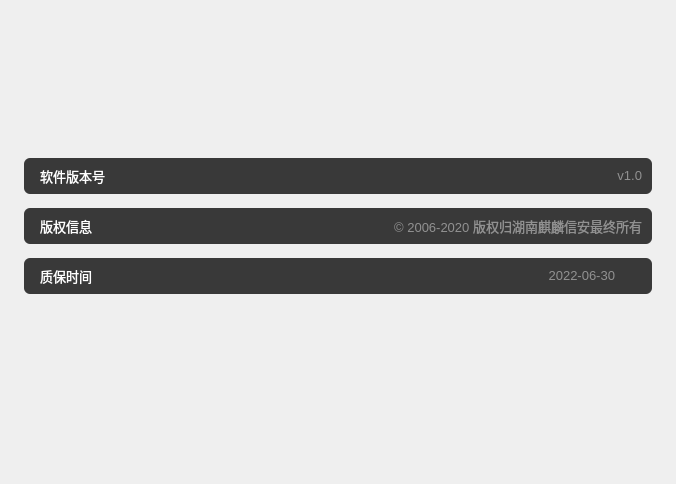
    <widget class="QWidget" name="AboutBody" native="true">
     <property name="geometry">
      <rect>
       <x>296</x>
       <y>0</y>
       <width>676</width>
       <height>484</height>
      </rect>
     </property>
     <property name="font">
      <font>
       <pointsize>10</pointsize>
      </font>
     </property>
     <property name="mouseTracking">
      <bool>true</bool>
     </property>
     <property name="styleSheet">
      <string notr="true">QWidget#AboutBody{
background-color: rgb(45, 45, 45);
border-radius: 4px;
}</string>
     </property>
     <widget class="QWidget" name="logoWidget" native="true">
      <property name="geometry">
       <rect>
        <x>274</x>
        <y>14</y>
        <width>128</width>
        <height>128</height>
       </rect>
      </property>
      <property name="styleSheet">
       <string notr="true">image: url(:/images/a128px.png);</string>
      </property>
     </widget>
     <widget class="QWidget" name="slotWidget_1" native="true">
      <property name="geometry">
       <rect>
        <x>24</x>
        <y>158</y>
        <width>628</width>
        <height>36</height>
       </rect>
      </property>
      <property name="styleSheet">
       <string notr="true">QWidget#slotWidget_1{
background-color:#393939;
border:none;
border-radius:6px;
}</string>
      </property>
      <widget class="QLabel" name="label_3">
       <property name="geometry">
        <rect>
         <x>16</x>
         <y>7</y>
         <width>91</width>
         <height>21</height>
        </rect>
       </property>
       <property name="font">
        <font>
         <pointsize>10</pointsize>
        </font>
       </property>
       <property name="styleSheet">
        <string notr="true">color:#fff;</string>
       </property>
       <property name="text">
        <string>软件版本号</string>
       </property>
      </widget>
      <widget class="QLabel" name="label_4">
       <property name="geometry">
        <rect>
         <x>567</x>
         <y>7</y>
         <width>51</width>
         <height>21</height>
        </rect>
       </property>
       <property name="font">
        <font>
         <pointsize>10</pointsize>
        </font>
       </property>
       <property name="styleSheet">
        <string notr="true">color:#919191;
</string>
       </property>
       <property name="text">
        <string>v1.0</string>
       </property>
       <property name="alignment">
        <set>Qt::AlignRight|Qt::AlignTrailing|Qt::AlignVCenter</set>
       </property>
      </widget>
     </widget>
     <widget class="QWidget" name="slotWidget_2" native="true">
      <property name="geometry">
       <rect>
        <x>24</x>
        <y>208</y>
        <width>628</width>
        <height>36</height>
       </rect>
      </property>
      <property name="styleSheet">
       <string notr="true">QWidget#slotWidget_2{
background-color:#393939;
border:none;
border-radius:6px;
}</string>
      </property>
      <widget class="QLabel" name="label_5">
       <property name="geometry">
        <rect>
         <x>16</x>
         <y>7</y>
         <width>91</width>
         <height>21</height>
        </rect>
       </property>
       <property name="font">
        <font>
         <pointsize>10</pointsize>
        </font>
       </property>
       <property name="styleSheet">
        <string notr="true">color:#fff;</string>
       </property>
       <property name="text">
        <string>版权信息</string>
       </property>
      </widget>
      <widget class="QLabel" name="label_6">
       <property name="geometry">
        <rect>
         <x>357</x>
         <y>7</y>
         <width>261</width>
         <height>21</height>
        </rect>
       </property>
       <property name="font">
        <font>
         <pointsize>10</pointsize>
        </font>
       </property>
       <property name="styleSheet">
        <string notr="true">color:#919191;</string>
       </property>
       <property name="text">
        <string>© 2006-2020 版权归湖南麒麟信安最终所有</string>
       </property>
       <property name="alignment">
        <set>Qt::AlignRight|Qt::AlignTrailing|Qt::AlignVCenter</set>
       </property>
      </widget>
     </widget>
     <widget class="QWidget" name="slotWidget_3" native="true">
      <property name="geometry">
       <rect>
        <x>24</x>
        <y>258</y>
        <width>628</width>
        <height>36</height>
       </rect>
      </property>
      <property name="styleSheet">
       <string notr="true">QWidget#slotWidget_3{
background-color:#393939;
border:none;
border-radius:6px;
}</string>
      </property>
      <widget class="QLabel" name="label_22">
       <property name="geometry">
        <rect>
         <x>16</x>
         <y>7</y>
         <width>91</width>
         <height>21</height>
        </rect>
       </property>
       <property name="font">
        <font>
         <pointsize>10</pointsize>
        </font>
       </property>
       <property name="styleSheet">
        <string notr="true">color:#fff;</string>
       </property>
       <property name="text">
        <string>质保时间</string>
       </property>
      </widget>
      <widget class="QLabel" name="label_23">
       <property name="geometry">
        <rect>
         <x>500</x>
         <y>7</y>
         <width>91</width>
         <height>21</height>
        </rect>
       </property>
       <property name="font">
        <font>
         <pointsize>10</pointsize>
        </font>
       </property>
       <property name="styleSheet">
        <string notr="true">color:#919191;</string>
       </property>
       <property name="text">
        <string>2022-06-30</string>
       </property>
       <property name="alignment">
        <set>Qt::AlignRight|Qt::AlignTrailing|Qt::AlignVCenter</set>
       </property>
      </widget>
      <widget class="QPushButton" name="aboutInfoBtn">
       <property name="geometry">
        <rect>
         <x>596</x>
         <y>8</y>
         <width>20</width>
         <height>20</height>
        </rect>
       </property>
       <property name="font">
        <font>
         <pointsize>10</pointsize>
        </font>
       </property>
       <property name="styleSheet">
        <string notr="true">border:none;</string>
       </property>
       <property name="text">
        <string/>
       </property>
       <property name="icon">
        <iconset resource="../data/src.qrc">
         <normaloff>:/images/infoicon.svg</normaloff>:/images/infoicon.svg</iconset>
       </property>
      </widget>
     </widget>
    </widget>
